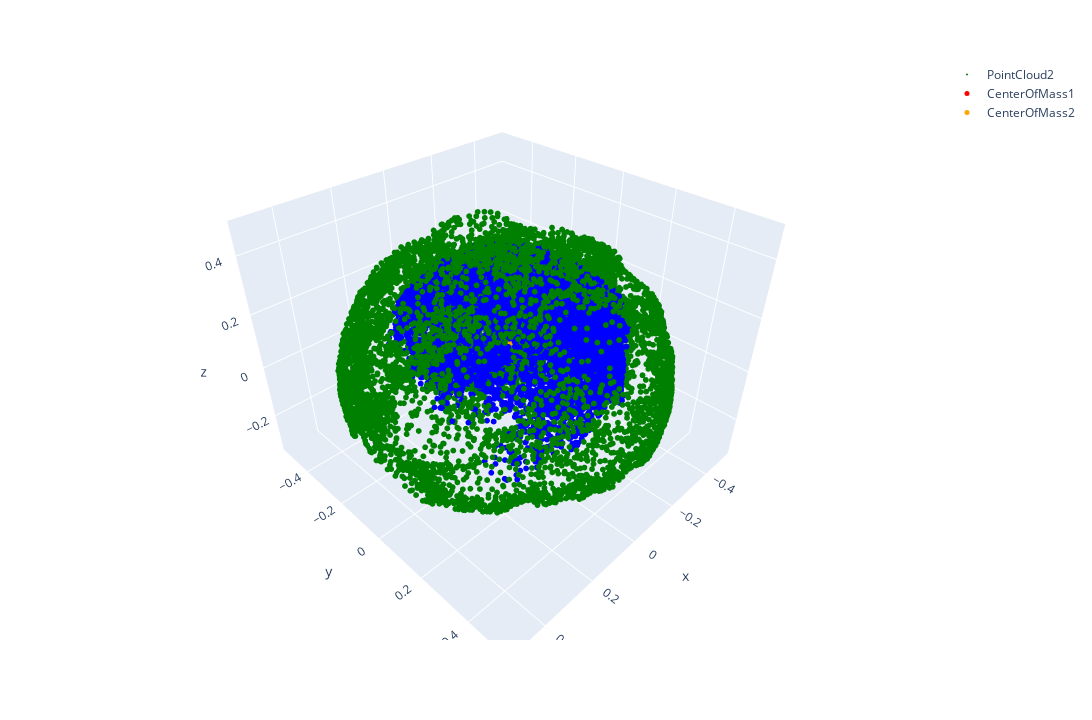

The notebook cell this image was saved under:
### Code cell
import torch
import dgl
import torch.nn as nn

from Preprocessing.procrustes_icp import visualize_pointcloud, visualize_two_pointclouds

class Upsampling3D(nn.Module):
    '''
    The Upsampling3D class implements IDW (Inverse Distance Weighting) to upsample the given point cloud (as a DGL graph) to the original resolution
    with support for multi-channel features.
    '''

    def __init__(self, in_features: int, power: int):
        super().__init__()
        self.in_features = in_features
        self.power = power

    def forward(self, G: dgl.DGLGraph, features: str, G_level_structure: dgl.DGLGraph, fp_idx: torch.Tensor):
        
        # Initialize the feature tensor for the original point cloud resolution
        _, in_channels, in_features = G.ndata[features].shape
        nodes_feature = torch.zeros(G_level_structure.ndata['x'].size(0), in_channels, in_features)

        # Assign known features at the provided indices
        nodes_feature[fp_idx, :] = G.ndata[features]  # No need to squeeze here as we assume multi-channel features
        
        # Identify nodes where features must be estimated
        nodes = G_level_structure.nodes()
        nodes_idx = nodes[~torch.isin(nodes, fp_idx)]
        
        # Get the neighborhoods of the nodes of interest
        srcs, dsts = G_level_structure.in_edges(nodes_idx)

        # Masking features to estimate
        feature_mask = torch.any(nodes_feature[srcs] == 0, dim=-1)

        # Computing weights and weighted features
        weights = 1 / torch.pow(G_level_structure.edata['w'][srcs], self.power)
        weights = torch.repeat_interleave(weights, in_channels, dim=-1).view(-1, in_channels, 1)
        weights[feature_mask] = 0
      
        weighted_features = nodes_feature[srcs] * weights

        # Construct neighborhoods index
        _, neighborhood_sizes = torch.unique(dsts, return_counts=True)
        neighborhood_idx = torch.cat([torch.tensor([0]), torch.cumsum(neighborhood_sizes, dim=0)])

        # Estimate node features for each node
        for i, node_id in enumerate(nodes_idx):
            norm = weights[neighborhood_idx[i]:neighborhood_idx[i+1]].sum(dim=0)
            nodes_feature[node_id] = weighted_features[neighborhood_idx[i]:neighborhood_idx[i+1]].sum(dim=0) / norm
        
        
        # non optimized code
        # for node_id in nodes_idx:
        #     neighborhood = G_level_structure.in_edges(node_id)[0]
        #     neighborhood = neighborhood[torch.any(nodes_feature[neighborhood] != 0, dim=1)]

        #     weights = 1 / torch.pow(G_level_structure.edata['w'][neighborhood], self.power)
        #     node_features = nodes_feature[neighborhood] * weights
        #     nodes_feature[node_id] = node_features.sum(dim=0) / weights.sum()

        
        # Update the node features in the graph with the estimated values
        G_level_structure.ndata[features] = nodes_feature
        
        return G_level_structure

### Figure 1 — Plotly figure (JSON) as saved in the notebook; plotly's stock layout.template omitted (floating-point values rounded to 4 significant figures; data arrays with more than 128 entries replaced by an {"elided": "..."} marker saying what was removed)
{"data": [{"hovertemplate": "x=%{x}<br>y=%{y}<br>z=%{z}<extra></extra>", "legendgroup": "", "marker": {"color": "blue", "size": 2, "symbol": "circle"}, "mode": "markers", "name": "PointCloud1", "scene": "scene", "showlegend": false, "type": "scatter3d", "x": {"elided": "8192 float values"}, "y": {"elided": "8192 float values"}, "z": {"elided": "8192 float values"}}, {"marker": {"color": "green", "size": 2}, "mode": "markers", "name": "PointCloud2", "type": "scatter3d", "x": {"elided": "8192 float values"}, "y": {"elided": "8192 float values"}, "z": {"elided": "8192 float values"}}, {"marker": {"color": "red", "size": 5}, "mode": "markers", "name": "CenterOfMass1", "type": "scatter3d", "x": [-0.008269], "y": [0.0184], "z": [0.1883]}, {"marker": {"color": "orange", "size": 5}, "mode": "markers", "name": "CenterOfMass2", "type": "scatter3d", "x": [-0.001746], "y": [0.007433], "z": [0.119]}], "layout": {"height": 720, "legend": {"tracegroupgap": 0}, "margin": {"t": 60}, "scene": {"domain": {"x": [0, 1], "y": [0, 1]}, "xaxis": {"title": {"text": "x"}}, "yaxis": {"title": {"text": "y"}}, "zaxis": {"title": {"text": "z"}}}, "width": 1280}}
